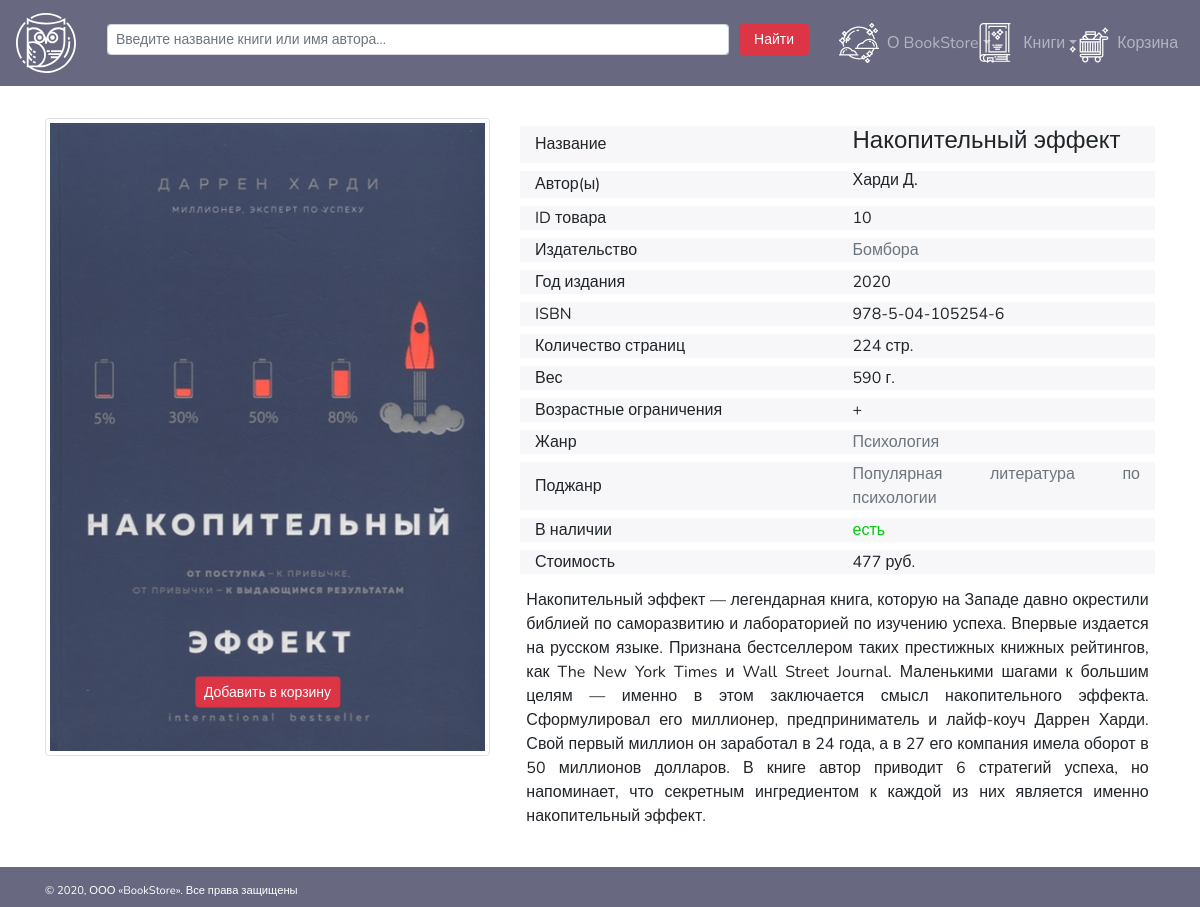
The app's page /singleBookPage.php?idbook=10 with its own data.
### tables this page shows
CREATE TABLE BOOK(
    IDBOOK INTEGER NOT NULL AUTO_INCREMENT PRIMARY KEY,
    ISBN VARCHAR(255) NOT NULL UNIQUE,
    BOOK TEXT NOT NULL,
    AUTHORS TEXT NOT NULL,
    IDGENRE2 INTEGER,
    IDPUBLISHER INTEGER,
    WEIGHT DOUBLE,
    IMPRINTYEAR YEAR,
    PAGE INTEGER,
    ANNOTATION TEXT,
    AGELIMIT INTEGER,
    COST DOUBLE UNSIGNED NOT NULL DEFAULT 0,
    POPULARITY INTEGER UNSIGNED,
    AVAILABILITY BOOLEAN NOT NULL DEFAULT TRUE,
	PHOTO TEXT
);

CREATE TABLE PUBLISHER(
    IDPUBLISHER INTEGER NOT NULL AUTO_INCREMENT PRIMARY KEY,
    PUBLISHER VARCHAR(255) NOT NULL UNIQUE
);

CREATE TABLE GENRE(
    IDGENRE INTEGER NOT NULL AUTO_INCREMENT PRIMARY KEY,
    GENRE VARCHAR(255) NOT NULL UNIQUE
);

CREATE TABLE GENRE2(
    IDGENRE2 INTEGER NOT NULL AUTO_INCREMENT PRIMARY KEY,
    IDGENRE INTEGER NOT NULL,
    GENRE2 TINYTEXT NOT NULL
);

### php/book.php (called while the page is built, shortened)
<?php
function getBookInfo(int $idbook){
    require_once $_SERVER['DOCUMENT_ROOT']."/php/db.php";
    $db = new Database();
    $info = $db->getQuery("SELECT B.IDBOOK, B.ISBN, B.BOOK, G.GENRE,
    G2.GENRE2, P.PUBLISHER, B.WEIGHT, B.IMPRINTYEAR, B.PAGE, B.AUTHORS,
    B.ANNOTATION, B.AGELIMIT, B.COST, B.POPULARITY, B.PHOTO, G.IDGENRE,
    G2.IDGENRE2, P.IDPUBLISHER, B.AVAILABILITY
    FROM BOOK B, GENRE G, GENRE2 G2, PUBLISHER P
    WHERE B.IDBOOK = " . $idbook ." AND G.IDGENRE = G2.IDGENRE
    AND G2.IDGENRE2 = B.IDGENRE2 AND P.IDPUBLISHER = B.IDPUBLISHER");
    if (count($info) <> 0){
        return $info;
    }
    else echo "Ошибка! Книги с таким ID не существует.";
}
function isAvailableBook($idbook){
    require_once $_SERVER['DOCUMENT_ROOT']."/php/db.php";
    $db = new Database();
    $info = $db->getQuery("SELECT COUNT(*) COUNTOF FROM BOOK WHERE IDBOOK = " . $idbook );
    if ((int)$info[0]['COUNTOF'] <> 0){
        return true;
    }
    else {
        return false;
    }
}
function getGenres($idgenre = ""){
    require_once $_SERVER['DOCUMENT_ROOT']."/php/db.php";
    $db = new Database();
    if($idgenre == ""){
        return $db->getQuery("SELECT * FROM GENRE");
    }
    else{
        return $db->getQuery("SELECT * FROM GENRE WHERE IDGENRE = " . $idgenre);
    }
}
function getPublishers($publisher = ""){
    require_once $_SERVER['DOCUMENT_ROOT']."/php/db.php";
    $db = new Database();
    if($publisher == ""){
        return $db->getQuery("SELECT * FROM PUBLISHER");
    }
    else{
        return $db->getQuery("SELECT * FROM PUBLISHER WHERE IDPUBLISHER = " . $publisher);
    }
}

### php/db.php (called while the page is built, shortened)
<?php
class Database{
	private $host = 'localhost';
	private $user = 'root';
	private $password = 'root';
	private $db = 'bookshop';
	private $port= 3306;
	protected $connection = null;
	protected function startConnection(){
		$this->connection = new mysqli($this->host, $this->user, $this->password, $this->db, $this->port);
	}
	protected function abortConnection(){
        if($this->connection != null){
            $this->connection = null;
        }
    }
	public function getQuery($query){
		$result = array();
		if($data = $this->connection->query($query)){
			while ($row = $data->fetch_assoc()) {
				$result[] = $row;
			};
		}
		return $result;
	}
}

### singleBookPage.php (the view, shortened to what this page needs)
<!DOCTYPE html>
<html>
<head>
    <?php
        include_once $_SERVER['DOCUMENT_ROOT']."/blocks/head.php";
    ?>
</head>
<body>
    <?php
        include_once $_SERVER['DOCUMENT_ROOT']."/blocks/header.php";
        require_once $_SERVER['DOCUMENT_ROOT']."/php/book.php";
    ?>
    <main class="container">
        <div class="container contentcontainer">
            <?php
            if(isset($_GET['idbook']) && isAvailableBook(htmlspecialchars($_GET['idbook']))){
            $book = getBookInfo(htmlspecialchars($_GET['idbook']));?>
            <div class="row contentcontainerBook">
                <div class="col-5 bookCol">
                    <div class="row">
                        <div class="col containerPhotoBook">
                            <img class="img-thumbnail bookImg" <?='src="images/book/' . $book[0]['PHOTO'] . '"';?> alt="">
                            <button class="btn btn-danger btn-sm addToCart" <?='data-id="' . $book[0]['IDBOOK'] . '"';?> type="submit">Добавить в корзину</button>
                        </div>
                    </div>
                </div>
                <div class="col-7 bookCol">
                    <div class="row bookRow">
                        <div class="col bookField">Название</div>
                        <div class="col"><h4><?=$book[0]['BOOK'];?></h4></div>
                    </div>
                    <div class="row bookRow">
                        <div class="col bookField">Автор(ы)</div>
                        <div class="col"><h6><?=$book[0]['AUTHORS'];?></h6></div>
                    </div>
                    <div class="row bookRow">
                        <div class="col bookField">ID товара</div>
                        <div class="col"><?=$book[0]['IDBOOK'];?></div>
                    </div>
                    <div class="row bookRow">
                        <div class="col bookField">Издательство</div>
                        <div class="col"><a <?='href="catalogPage.php?idpublisher=' . $book[0]['IDPUBLISHER']  . '"';?> class="text-secondary" ><?=$book[0]['PUBLISHER'];?></a></div>
                    </div>
                    <div class="row bookRow">
                        <div class="col bookField">Год издания</div>
                        <div class="col"><?=$book[0]['IMPRINTYEAR'];?></div>
                    </div>
                    <div class="row bookRow">
                        <div class="col bookField">ISBN</div>
                        <div class="col"><?=$book[0]['ISBN'];?></div>
                    </div>
                    <div class="row bookRow">
                        <div class="col bookField">Количество страниц</div>
                        <div class="col"><?=$book[0]['PAGE'];?> стр.</div>
                    </div>
                    <div class="row bookRow">
                        <div class="col bookField">Вес</div>
                        <div class="col"><?=$book[0]['WEIGHT'];?> г.</div>
                    </div>
                    <div class="row bookRow">
                        <div class="col bookField">Возрастные ограничения</div>
                        <div class="col"><?=$book[0]['AGELIMIT'];?>+</div>
                    </div>
                    <div class="row bookRow">
                        <div class="col bookField">Жанр</div>
                        <div class="col"><a <?='href="catalogPage.php?idgenre=' . $book[0]['IDGENRE'] . '"';?> class="text-secondary" ><?=$book[0]['GENRE'];?></a></div>
                    </div>
                    <div class="row bookRow">
                        <div class="col bookField">Поджанр</div>
                        <div class="col"><a <?='href="catalogPage.php?idgenre=' . $book[0]['IDGENRE'] . '&idgenre2=' . $book[0]['IDGENRE2'] .'"';?> class="text-secondary" ><?=$book[0]['GENRE2'];?></a></div>
                    </div>
                    <div class="row bookRow">
                        <div class="col bookField">В наличии</div>
                        <?php
                        if($book[0]['AVAILABILITY'] = '1'){
                            echo '<div class="col" style="color: #00ca11;">есть</div>';
                        } else{
                            echo '<div class="col" style="color: #dc3545;">нет</div>';
                        }?>
                    </div>
                    <div class="row bookRow">
                        <div class="col bookField">Стоимость</div>
                        <div class="col"><?=$book[0]['COST'];?> руб.</div>
                    </div>
                    <div class="row annotationRow">
                        <div class="col"><?=$book[0]['ANNOTATION'];?></div>
                    </div>
                </div>
            </div>
            <?php } else {?>
            <h4>Такой книги у нас в системе нет :(</h4>
            <?php }?>
        </div>
    </main>
    <?php
        include_once $_SERVER['DOCUMENT_ROOT']."/blocks/footer.php";
    ?>
</body>
</html>

### css/style.css (style rules this page uses)
html, body { height: 100%; font-family: 'Nunito', sans-serif; min-width: 320px; }
.bookRow, .item, .contactUsBlock, .cartRow, .contactUsRow { background-color: rgba(104, 104, 129, 0.05); }
.containerPhotoBook .btn { top: 90%; left: 50%; transform: translate(-50%, -50%); -ms-transform: translate(-50%, -50%); }
.navbar-collapse, .container-nav, li, .contentcontainerBook, .bookFieldsContainer, .item, .miniBookFooter { display: flex; }
.navbar-nav .dropdown-menu, .containerPhotoBook .btn { position: absolute; }
.contentcontainer { padding: 4vh 0; }
.bannertext, .annotationRow, .miniBookFlow, .contentcontainerCart, .contactUsBlock, .cartRow, .cartMainRow, .contactUsRow { padding: 1%; }
.cartRow, .cartMainRow, .contactUsRow, .bookRow { margin: 1vh 0; }
.annotationRow, .bookRow { text-align: justify; }
.contentcontainerBook { justify-content: center; }
li, li a, .bookRow { align-items: center; }
.bookCol { min-width: 300px; }
main { min-height: 85vh; }

### records on screen
book: PHOTO (picture), BOOK "Накопительный эффект", AUTHORS "Харди Д.", IDBOOK "10", IDPUBLISHER.PUBLISHER "Бомбора", IMPRINTYEAR "2020", ISBN "978-5-04-105254-6", PAGE "224", WEIGHT "590", genre.GENRE "Психология", IDGENRE2.GENRE2 "Популярная литература по психологии", COST "477", ANNOTATION "Накопительный эффект — легендарная книга, которую на Западе давно окрестили библией по саморазвитию и лабораторией по изучению успеха. Впервые издается на русском языке. Признана бестселлером таких престижных книжных рейтингов, как The New York Times и Wall Street Journal. Маленькими шагами к большим целям — именно в этом заключается смысл накопительного эффекта. Сформулировал его миллионер, предприниматель и лайф-коуч Даррен Харди. Свой первый миллион он заработал в 24 года, а в 27 его компания имела оборот в 50 миллионов долларов. В книге автор приводит 6 стратегий успеха, но напоминает, что секретным ингредиентом к каждой из них является именно накопительный эффект."
